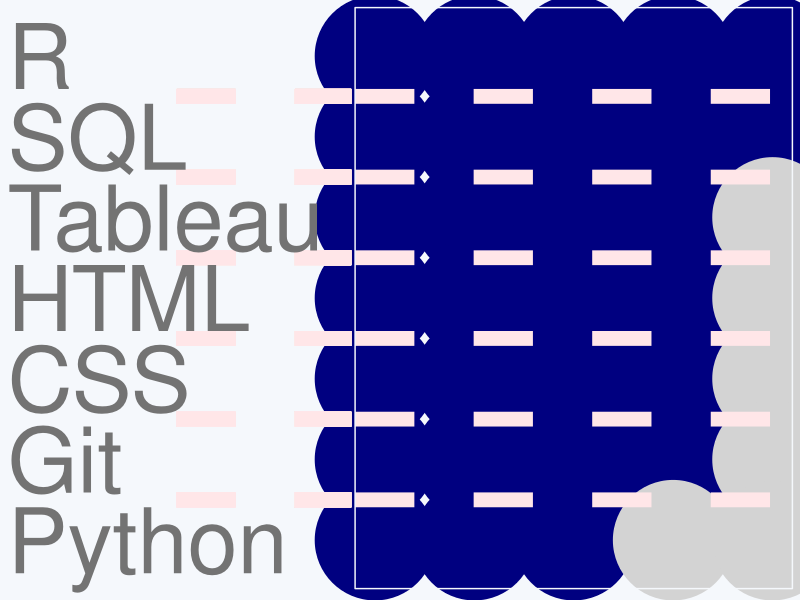

Recreate this plot in R.
## ---- chunk 1

library(tidyverse)

## ---- chunk 2

create_skill_bar_data <-
  function(max_skill_level,
           skill_names,
           skill_levels) {
    skill_col <- function(skill_names, max_skill_level) {
      skill_names %>%
        map(~ rep(.x, max_skill_level)) %>%
        reduce(c)
    }
    
    df <-
      data.frame(skill = skill_col(skill_names, max_skill_level))
    
    max_level_col <- function(max_skill_level, skill_names) {
      rep(1:max_skill_level, length(skill_names))
    }
    
    df <- df %>%
      mutate(max_level = max_level_col(max_skill_level, skill_names))
    
    skill_level_col <- function(skill_levels, max_skill_level) {
      skill_levels %>%
        map(~ c(rep("Fill", .x), rep("Empty", max_skill_level - .x))) %>%
        reduce(c)
    }
    
    df <- df %>%
      mutate(skill_level = skill_level_col(skill_levels, max_skill_level))
    
    df
  }

skill_dots_data <-
  create_skill_bar_data(5,
                        c("R", "SQL", "Tableau", "HTML", "CSS", "Git", "Python"),
                        c(5, 5, 4, 4, 4, 4, 3))



skill_dots_data %>%
  ggplot() +
  geom_point(aes(
    x = max_level,
    y = fct_rev(fct_inorder(skill)),
    color = skill_level
  ), size = 40) +
  geom_hline(
    yintercept = c(seq(1.5, 6.5, by = 1)),
    color = "#ffe6e8",
    linetype = 2,
    size = 5
  ) +
  geom_segment(
    color = "#ffe6e8",
    linetype = 2,
    y = 1.5,
    yend = 1.5,
    x = -1,
    xend = 0.76,
    size = 5
  ) +
  geom_segment(
    color = "#ffe6e8",
    linetype = 2,
    y = 2.5,
    yend = 2.5,
    x = -1,
    xend = 0.76,
    size = 5
  ) +
  geom_segment(
    color = "#ffe6e8",
    linetype = 2,
    y = 3.5,
    yend = 3.5,
    x = -1,
    xend = 0.76,
    size = 5
  ) +
  geom_segment(
    color = "#ffe6e8",
    linetype = 2,
    y = 4.5,
    yend = 4.5,
    x = -1,
    xend = 0.76,
    size = 5
  ) +
  geom_segment(
    color = "#ffe6e8",
    linetype = 2,
    y = 5.5,
    yend = 5.5,
    x = -1,
    xend = 0.76,
    size = 5
  ) +
  geom_segment(
    color = "#ffe6e8",
    linetype = 2,
    y = 6.5,
    yend = 6.5,
    x = -1,
    xend = 0.76,
    size = 5
  ) +
  coord_cartesian(xlim = c(1, 5), clip = "off") +
  scale_color_manual(values = c("light gray", "navy")) +
  theme(
    axis.title = element_blank(),
    axis.ticks = element_blank(),
    axis.line = element_blank(),
    axis.text.x = element_blank(),
    axis.text.y = element_text(
      margin = margin(0, 20, 0, 0),
      size = 65,
      color = "#737373",
      hjust = 0,
    ),
    plot.background = element_rect(fill = "#f5f8fc", color = "#f5f8fc"),
    panel.background = element_rect(fill = "#f5f8fc", color = "#f5f8fc"),
    legend.position = "none",
    panel.grid = element_blank(),
    panel.border = element_rect(fill = NA, color = "#f5f8fc")
  )

